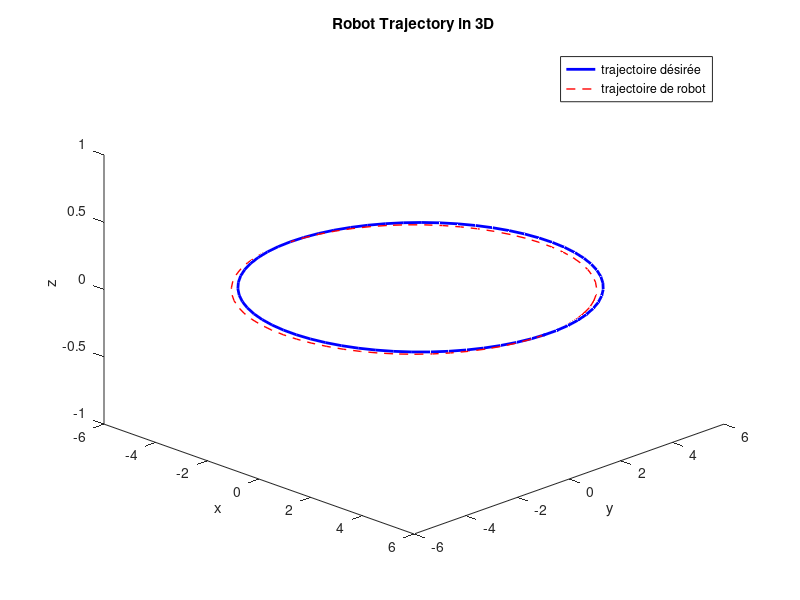
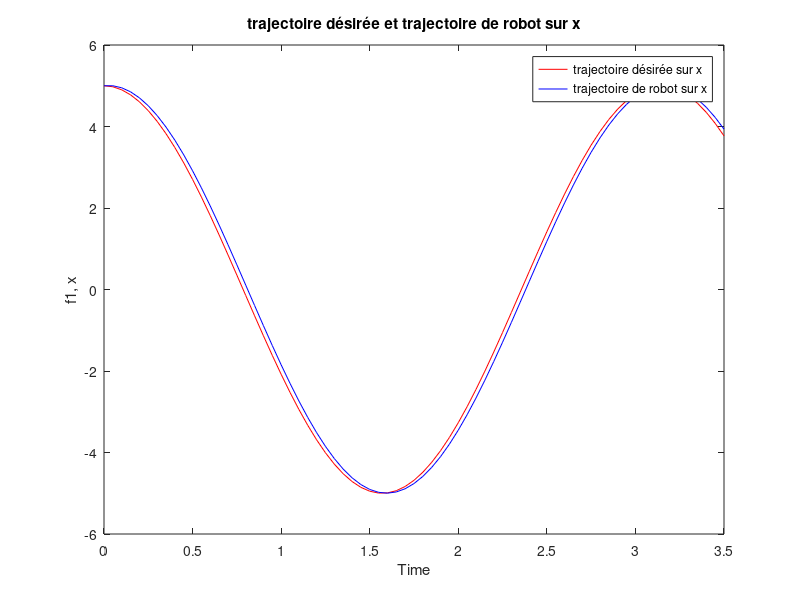
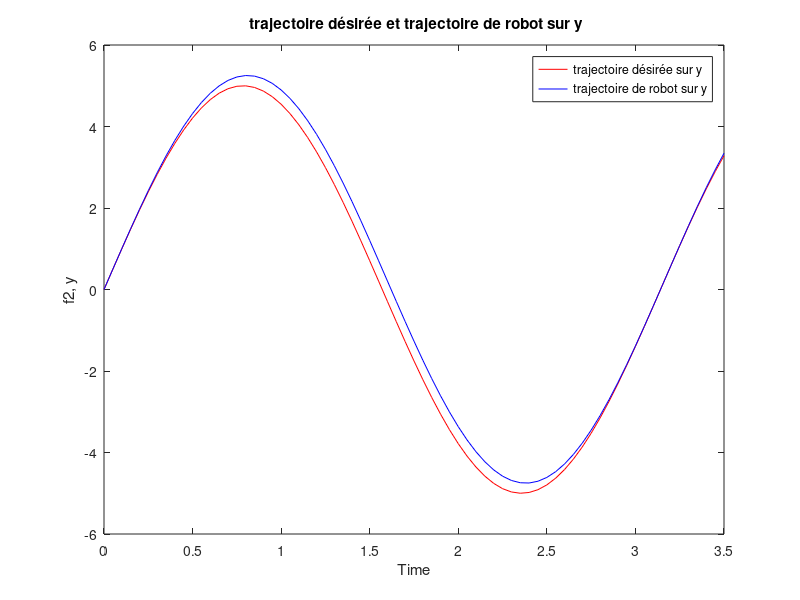
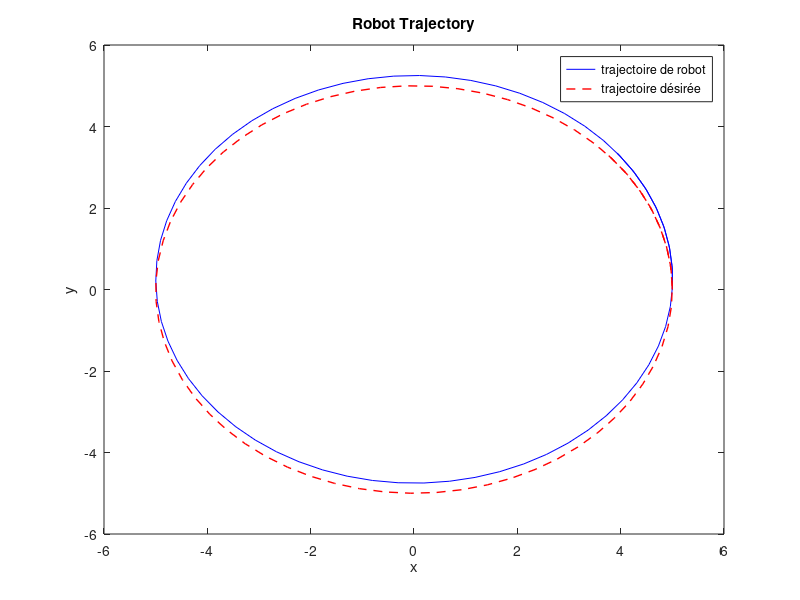

MATLAB code to generate these figures, in order:
function mobileRobotFlatControl3D()
% Control gains
k1 = 1;
k2 = 1;

% Desired trajectory parameters
t_end = 3.5;
dt =0.05;
t = 0:dt:t_end;

% Desired trajectory (Circular path)
    radius = 5;
    angular_velocity = 2;
    f1_desired = radius * cos(angular_velocity * t);
    f2_desired = radius * sin(angular_velocity * t);
    f1_dot_desired = -radius * angular_velocity * sin(angular_velocity * t);
    f2_dot_desired = radius * angular_velocity * cos(angular_velocity * t);
    f1_doubledot_desired = -radius * angular_velocity^2 * cos(angular_velocity * t);
    f2_doubledot_desired = -radius * angular_velocity^2 * sin(angular_velocity * t);
    
   % Initial conditions

  x0 = f1_desired(1);
y0 = f2_desired(1);
theta0 = atan2(f2_dot_desired(1), f1_dot_desired(1));
v1_0 = sqrt(f1_dot_desired(1)^2 + f2_dot_desired(1)^2);

% Initialize state vectors
x = zeros(size(t));
y = zeros(size(t));
z = zeros(size(t));
theta = zeros(size(t));
v1 = zeros(size(t));
angular_velocities = zeros(size(t));
angular_velocity_desired = angular_velocity * ones(size(t)); % Desired Angular Velocity
acceleration = zeros(size(t)); % Linear Acceleration
% Set initial conditions
x(1) = x0;
y(1) = y0;
theta(1) = theta0;
v1(1) = v1_0;

  % Perturbation parameters
    amplitude = 0;  % Amplitude of the disturbance
    frequency = 1;  % Frequency of the disturbance
    
% Simulation loop
for i = 1:length(t)-1
    % Current states
    curr_x = x(i);
    curr_y = y(i);
    curr_z = z(i);
    curr_theta = theta(i);
    curr_v1 = v1(i);
    
    % Flat output and its derivatives
    f1 = curr_x;
    f2 = curr_y;
    f1_dot = curr_v1 * cos(curr_theta);
    f2_dot = curr_v1 * sin(curr_theta);
    
    % Control inputs
    u1 = (f1_dot * f1_doubledot_desired(i) + f2_dot * f2_doubledot_desired(i)) / sqrt(f1_dot^2 + f2_dot^2);
    u2 = (f1_dot * f2_doubledot_desired(i) - f2_dot * f1_doubledot_desired(i)) / (f1_dot^2 + f2_dot^2);
           
    disturbance = amplitude * sin(frequency * t(i));

    % Update states using control inputs
    x(i+1) = curr_x + dt * curr_v1 * cos(curr_theta)+disturbance;
    y(i+1) = curr_y + dt * curr_v1 * sin(curr_theta)+disturbance;
    theta(i+1) = curr_theta + dt * u2;    v1(i+1) = curr_v1 + dt * u1;
    angular_velocities(i+1) = (theta(i+1) - theta(i)) / dt;
    acceleration(i+1) = (v1(i+1) - v1(i)) / dt;
end

% 3D Visualization
figure;
plot3(x, y, z, 'b', 'LineWidth', 2);
hold on;
plot3(f1_desired, f2_desired, zeros(size(f1_desired)), 'r--', 'LineWidth', 1);
hold off;
xlabel('x');
ylabel('y');
zlabel('z');
title('Robot Trajectory in 3D');
legend('trajectoire désirée', 'trajectoire de robot');
view(45, 30);

% Figure 1: Desired f1 vs. Actual x
figure;
plot(t, f1_desired, 'r', t, x, 'b');
legend('trajectoire désirée sur x', 'trajectoire de robot sur x');
xlabel('Time');
ylabel('f1, x');
title('trajectoire désirée et trajectoire de robot sur x');

% Figure 2: Desired f2 vs. Actual y
figure;
plot(t, f2_desired, 'r', t, y, 'b');
legend('trajectoire désirée sur y ', 'trajectoire de robot sur y');
xlabel('Time');
ylabel('f2, y');
title(' trajectoire désirée et trajectoire de robot sur y');

% Figure 3: Robot Trajectory
figure;
plot(x, y, 'b');
hold 
plot3(f1_desired, f2_desired, zeros(size(f1_desired)), 'r--', 'LineWidth', 1);
xlabel('x');
ylabel('y');
title('Robot Trajectory');
legend('trajectoire de robot', 'trajectoire désirée');

% Figure 4: Robot Speed
figure;
plot(t, v1, 'b'); 
xlabel('Time');
ylabel('v1');
title('vitesse lineaire ');

% Figure 5: Angular Velocity
figure;
plot(t, angular_velocities, 'b', t, angular_velocity_desired, 'r--');
xlabel('Time');
ylabel('vitesse angulaire ');
title('vitesse angulaire ');
legend('vitesse angulaire de robot', 'vitesse angulaire désirée');

% Figure 6: Linear Acceleration
figure;
plot(t, acceleration, 'b');
xlabel('Time');
ylabel(' accélération linéaire ');
title(' accélération linéaire');

end
